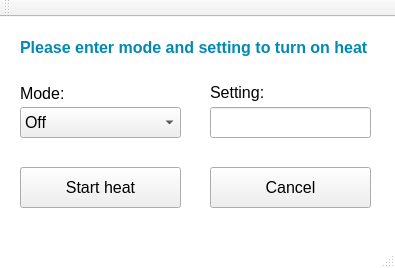
<?xml version="1.0" encoding="UTF-8"?>
<ui version="4.0">
 <class>TempPopup</class>
 <widget class="QMainWindow" name="TempPopup">
  <property name="geometry">
   <rect>
    <x>0</x>
    <y>0</y>
    <width>395</width>
    <height>268</height>
   </rect>
  </property>
  <property name="windowTitle">
   <string>Turning on heat</string>
  </property>
  <property name="styleSheet">
   <string notr="true">QMainWindow {
background: white;
}</string>
  </property>
  <widget class="QWidget" name="centralWidget">
   <widget class="QPushButton" name="pushButton">
    <property name="geometry">
     <rect>
      <x>20</x>
      <y>150</y>
      <width>161</width>
      <height>41</height>
     </rect>
    </property>
    <property name="font">
     <font>
      <family>Arial</family>
      <pointsize>12</pointsize>
     </font>
    </property>
    <property name="text">
     <string>Start heat</string>
    </property>
   </widget>
   <widget class="QPushButton" name="pushButton_2">
    <property name="geometry">
     <rect>
      <x>210</x>
      <y>150</y>
      <width>161</width>
      <height>41</height>
     </rect>
    </property>
    <property name="font">
     <font>
      <family>Arial</family>
      <pointsize>12</pointsize>
     </font>
    </property>
    <property name="text">
     <string>Cancel</string>
    </property>
   </widget>
   <widget class="QLineEdit" name="HLT_Fill_1_Target">
    <property name="geometry">
     <rect>
      <x>210</x>
      <y>90</y>
      <width>161</width>
      <height>31</height>
     </rect>
    </property>
    <property name="font">
     <font>
      <family>Arial</family>
      <pointsize>12</pointsize>
     </font>
    </property>
   </widget>
   <widget class="QComboBox" name="comboBox">
    <property name="geometry">
     <rect>
      <x>20</x>
      <y>90</y>
      <width>161</width>
      <height>31</height>
     </rect>
    </property>
    <property name="font">
     <font>
      <family>Arial</family>
      <pointsize>12</pointsize>
     </font>
    </property>
    <item>
     <property name="text">
      <string>Off</string>
     </property>
    </item>
    <item>
     <property name="text">
      <string>Auto</string>
     </property>
    </item>
    <item>
     <property name="text">
      <string>SemiAuto</string>
     </property>
    </item>
   </widget>
   <widget class="QLabel" name="label">
    <property name="geometry">
     <rect>
      <x>20</x>
      <y>70</y>
      <width>47</width>
      <height>13</height>
     </rect>
    </property>
    <property name="font">
     <font>
      <family>Arial</family>
      <pointsize>12</pointsize>
     </font>
    </property>
    <property name="text">
     <string>Mode:</string>
    </property>
   </widget>
   <widget class="QLabel" name="label_2">
    <property name="geometry">
     <rect>
      <x>210</x>
      <y>65</y>
      <width>71</width>
      <height>21</height>
     </rect>
    </property>
    <property name="font">
     <font>
      <family>Arial</family>
      <pointsize>12</pointsize>
     </font>
    </property>
    <property name="text">
     <string>Setting:</string>
    </property>
   </widget>
   <widget class="QLabel" name="label_3">
    <property name="geometry">
     <rect>
      <x>20</x>
      <y>20</y>
      <width>361</width>
      <height>21</height>
     </rect>
    </property>
    <property name="font">
     <font>
      <family>Arial</family>
      <pointsize>12</pointsize>
      <weight>75</weight>
      <bold>true</bold>
     </font>
    </property>
    <property name="styleSheet">
     <string notr="true">color: rgb(0, 138, 179)</string>
    </property>
    <property name="text">
     <string>Please enter mode and setting to turn on heat</string>
    </property>
   </widget>
  </widget>
  <widget class="QMenuBar" name="menuBar">
   <property name="geometry">
    <rect>
     <x>0</x>
     <y>0</y>
     <width>395</width>
     <height>21</height>
    </rect>
   </property>
  </widget>
  <widget class="QToolBar" name="mainToolBar">
   <attribute name="toolBarArea">
    <enum>TopToolBarArea</enum>
   </attribute>
   <attribute name="toolBarBreak">
    <bool>false</bool>
   </attribute>
  </widget>
  <widget class="QStatusBar" name="statusBar"/>
 </widget>
 <layoutdefault spacing="6" margin="11"/>
 <resources/>
 <connections/>
</ui>
